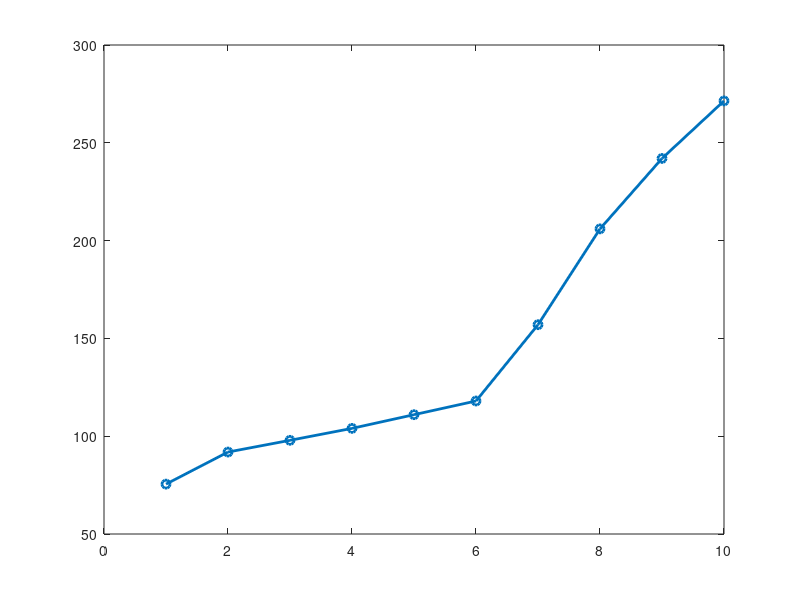

This chart was generated by the following MATLAB code: (Note: this script raises an error after producing the figure.)
dataPRM = zeros(10, 5);
dataPRM(10, :) = [271.42, 1.60, 1, 302, 29];
dataPRM(9, :) = [242, 1.43, 1, 249, 30];
dataPRM(8, :) = [206, 0.99, 0, 241, 37];
dataPRM(7, :) = [157, 5.61, 0, 248, 33];
dataPRM(6, :) = [118, 4.7, 0, 217, 45];
dataPRM(5, :) = [111, 3.7, 0, 159, 31];
dataPRM(4, :) = [104, 1.59, 0, 121, 12];
dataPRM(3, :) = [97.9, 1.6, 0, 49, 9];
dataPRM(2, :) = [91.9, 0.61, 0, 49, 9];
dataPRM(1, :) = [75.5, 0.27, 0, 15, 12];



plot(dataPRM(:, 1), 'Marker', 'o', 'linewidth', 2)
set(0,'DefaultTextInterpreter', 'latex')
%axis square
ax = gca;
ax.TickLabelInterpreter = 'latex'; 
title('{\bf Learning time with number of robots}')
xlabel('Number of robots')
ylabel('Learning time (s)')
set(ax,'fontsize',20)
grid on
%trimFigure(ax);
%saveas(gcf, lT_plot.png)
%saveas(gcf,lT_plot.eps)


figure
plot(dataPRM(:, 2), 'Marker', 'o', 'linewidth', 2)
set(0,'DefaultTextInterpreter', 'latex')
%axis square
ax = gca;
ax.TickLabelInterpreter = 'latex'; 
title('{\bf Average query (100 queries) time with number of robots}')
xlabel('Number of robots')
ylabel('Query time (s)')
set(ax,'fontsize',20)
grid on

figure
plot(dataPRM(:, 4), 'Marker', 'o', 'linewidth', 2)
set(0,'DefaultTextInterpreter', 'latex')
%axis square
ax = gca;
ax.TickLabelInterpreter = 'latex'; 
title('{\bf Number of connected components with number of robots}')
xlabel('Number of robots')
ylabel('Number of connected componentse')
set(ax,'fontsize',20)
grid on

figure
plot(dataPRM(:, 5), 'Marker', 'o', 'linewidth', 2)
set(0,'DefaultTextInterpreter', 'latex')
%axis square
ax = gca;
ax.TickLabelInterpreter = 'latex'; 
title('{\bf Number of unconnected nodes with number of robots}')
xlabel('Number of robots')
ylabel('Number of unconnected nodes')
set(ax,'fontsize',20)
grid on

